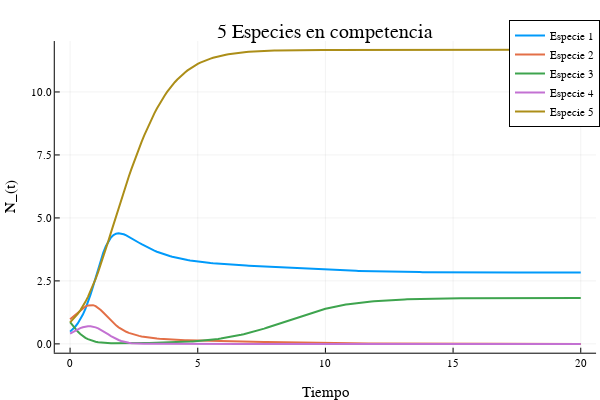

Write notebook code for a chart like this one.
### Code cell
plot(t,sol5[:,1],label ="Especie 1",w=2,
    title = "5 Especies en competencia",
    xlabel = "Tiempo",
    ylabel = "N_(t)"
)
plot!(t,sol5[:,2],label ="Especie 2",w=2)
plot!(t,sol5[:,3],label ="Especie 3",w=2)
plot!(t,sol5[:,4],label ="Especie 4",w=2)
plot!(t,sol5[:,5],label ="Especie 5",w=2)

### Figure 1 — Plotly figure (JSON) as saved in the notebook; plotly's stock layout.template omitted (floating-point values rounded to 4 significant figures; data arrays with more than 128 entries replaced by an {"elided": "..."} marker saying what was removed)
{"data": [{"colorbar": {"len": 0.8657, "title": "", "x": 0.9934, "y": 0.5087}, "legendgroup": "Especie 1", "line": {"color": "rgba(0, 154, 250, 1.000)", "dash": "solid", "shape": "linear", "width": 2}, "mode": "lines", "name": "Especie 1", "showlegend": true, "type": "scatter", "x": {"elided": "201 float values"}, "xaxis": "x", "y": {"elided": "201 float values"}, "yaxis": "y", "zmax": null, "zmin": null}, {"colorbar": {"len": 0.8657, "title": "", "x": 0.9934, "y": 0.5087}, "legendgroup": "Especie 2", "line": {"color": "rgba(227, 111, 71, 1.000)", "dash": "solid", "shape": "linear", "width": 2}, "mode": "lines", "name": "Especie 2", "showlegend": true, "type": "scatter", "x": {"elided": "201 float values"}, "xaxis": "x", "y": {"elided": "201 float values"}, "yaxis": "y", "zmax": null, "zmin": null}, {"colorbar": {"len": 0.8657, "title": "", "x": 0.9934, "y": 0.5087}, "legendgroup": "Especie 3", "line": {"color": "rgba(62, 164, 78, 1.000)", "dash": "solid", "shape": "linear", "width": 2}, "mode": "lines", "name": "Especie 3", "showlegend": true, "type": "scatter", "x": {"elided": "201 float values"}, "xaxis": "x", "y": {"elided": "201 float values"}, "yaxis": "y", "zmax": null, "zmin": null}, {"colorbar": {"len": 0.8657, "title": "", "x": 0.9934, "y": 0.5087}, "legendgroup": "Especie 4", "line": {"color": "rgba(195, 113, 210, 1.000)", "dash": "solid", "shape": "linear", "width": 2}, "mode": "lines", "name": "Especie 4", "showlegend": true, "type": "scatter", "x": {"elided": "201 float values"}, "xaxis": "x", "y": {"elided": "201 float values"}, "yaxis": "y", "zmax": null, "zmin": null}, {"colorbar": {"len": 0.8657, "title": "", "x": 0.9934, "y": 0.5087}, "legendgroup": "Especie 5", "line": {"color": "rgba(172, 142, 24, 1.000)", "dash": "solid", "shape": "linear", "width": 2}, "mode": "lines", "name": "Especie 5", "showlegend": true, "type": "scatter", "x": {"elided": "201 float values"}, "xaxis": "x", "y": {"elided": "201 float values"}, "yaxis": "y", "zmax": null, "zmin": null}], "layout": {"annotations": [{"font": {"color": "rgba(0, 0, 0, 1.000)", "family": "sans-serif", "size": 20}, "rotation": 0, "showarrow": false, "text": "5 Especies en competencia", "x": 0.5424, "xanchor": "center", "xref": "paper", "y": 1, "yanchor": "top", "yref": "paper"}], "height": 400, "legend": {"bgcolor": "rgba(255, 255, 255, 1.000)", "bordercolor": "rgba(0, 0, 0, 1.000)", "borderwidth": 1, "font": {"color": "rgba(0, 0, 0, 1.000)", "family": "sans-serif", "size": 11}, "title": {"font": {"color": "rgba(0, 0, 0, 1.000)", "family": "sans-serif", "size": 15}, "text": ""}, "tracegroupgap": 0, "traceorder": "normal", "x": 1, "xanchor": "auto", "y": 1, "yanchor": "auto"}, "margin": {"b": 20, "l": 0, "r": 0, "t": 20}, "paper_bgcolor": "rgba(255, 255, 255, 1.000)", "plot_bgcolor": "rgba(255, 255, 255, 1.000)", "showlegend": true, "width": 600, "xaxis": {"anchor": "y", "domain": [0.09128, 0.9934], "gridcolor": "rgba(0, 0, 0, 0.100)", "gridwidth": 0.5, "linecolor": "rgba(0, 0, 0, 1.000)", "mirror": false, "range": [-0.6, 20.6], "showgrid": true, "showline": true, "showticklabels": true, "tickangle": 0, "tickcolor": "rgb(0, 0, 0)", "tickfont": {"color": "rgba(0, 0, 0, 1.000)", "family": "sans-serif", "size": 11}, "tickmode": "array", "ticks": "inside", "ticktext": ["0", "5", "10", "15", "20"], "tickvals": [0, 5, 10, 15, 20], "title": "Tiempo", "titlefont": {"color": "rgba(0, 0, 0, 1.000)", "family": "sans-serif", "size": 15}, "type": "-", "visible": true, "zeroline": false, "zerolinecolor": "rgba(0, 0, 0, 1.000)"}, "yaxis": {"anchor": "x", "domain": [0.07581, 0.9415], "gridcolor": "rgba(0, 0, 0, 0.100)", "gridwidth": 0.5, "linecolor": "rgba(0, 0, 0, 1.000)", "mirror": false, "range": [-0.3501, 12.02], "showgrid": true, "showline": true, "showticklabels": true, "tickangle": 0, "tickcolor": "rgb(0, 0, 0)", "tickfont": {"color": "rgba(0, 0, 0, 1.000)", "family": "sans-serif", "size": 11}, "tickmode": "array", "ticks": "inside", "ticktext": ["0.0", "2.5", "5.0", "7.5", "10.0"], "tickvals": [0, 2.5, 5, 7.5, 10], "title": "N_(t)", "titlefont": {"color": "rgba(0, 0, 0, 1.000)", "family": "sans-serif", "size": 15}, "type": "-", "visible": true, "zeroline": false, "zerolinecolor": "rgba(0, 0, 0, 1.000)"}}}
